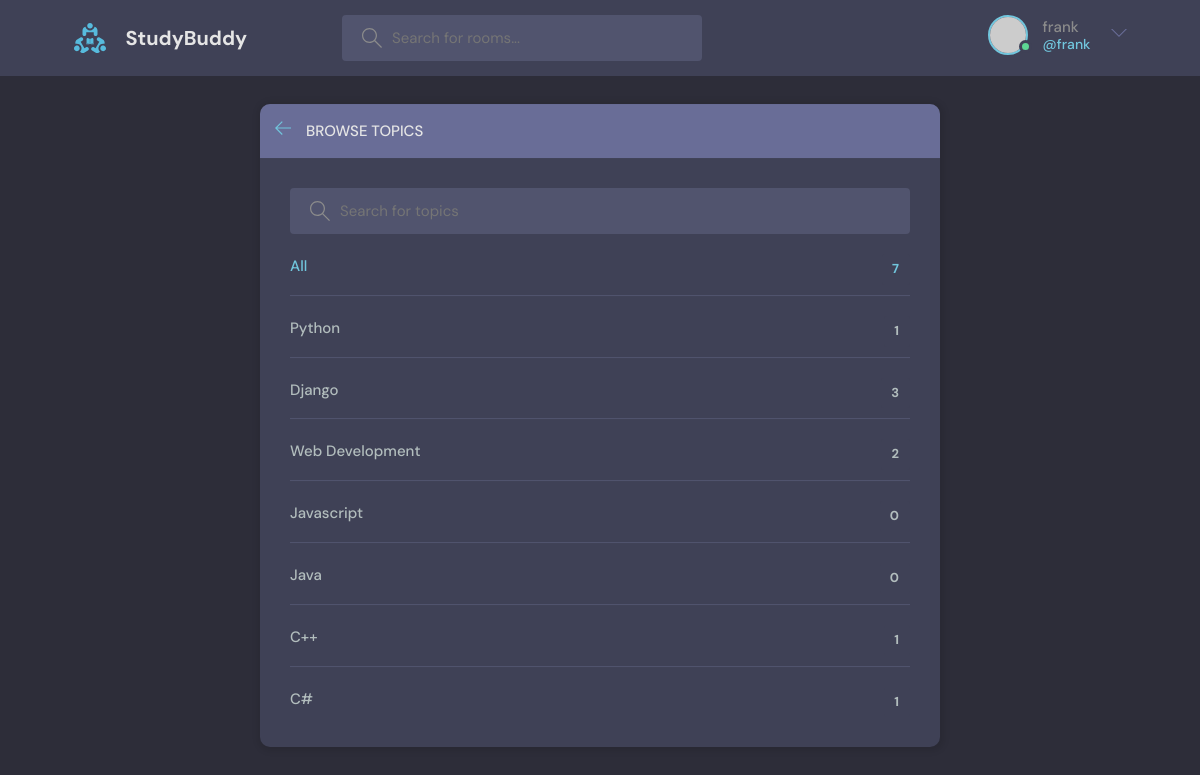
The app's page /topics/ (signed in) with its own data.
### base/models.py (models this page shows, shortened)
class Topic(models.Model):
    name = models.CharField(max_length=200)

### base/views.py (the view)
# urls.py: path('topics/', views.topicsPage, name="topics"),
def topicsPage(request):
    q = request.GET.get('q') if request.GET.get('q') != None else ''
    topics = Topic.objects.filter(name__icontains=q)
    return render(request, 'base/topics.html', {'topics': topics})

### base/templates/base/topics.html (shortened to what this page needs)
{% extends 'main.html' %}
{% block content %}
<main class="create-room layout">
  <div class="container">
    <div class="layout__box">
      <div class="layout__boxHeader">
        <div class="layout__boxTitle">
          <a href="{% url 'home' %}">
            <svg version="1.1" xmlns="http://www.w3.org/2000/svg" width="32" height="32" viewBox="0 0 32 32">
              <title>arrow-left</title>
              <path
                d="M13.723 2.286l-13.723 13.714 13.719 13.714 1.616-1.611-10.96-10.96h27.625v-2.286h-27.625l10.965-10.965-1.616-1.607z">
              </path>
            </svg>
          </a>
          <h3>Browse Topics</h3>
        </div>
      </div>
      <div class="topics-page layout__body">
        <form action="" method="GET" class="header__search">
          <label>
            <input name="q" placeholder="Search for topics" />
          </label>
        </form>
        <ul class="topics__list">
          <li>
            <a href="{% url 'topics' %}" class="active">All <span>{{topics.count}}</span></a>
          </li>
          {% for topic in topics %}
          <li>
            <a href="{% url 'home' %}?q={{topic.name}}">{{topic.name}}<span>{{topic.room_set.all.count}}</span></a>
          </li>
          {% endfor %}
        </ul>
      </div>
    </div>
  </div>
</main>
{% endblock %}

### templates/navbar.html (shortened to what this page needs)
{% load static %}
<header class="header header--loggedIn">
    <div class="container">
      <a href="{% url 'home' %}" class="header__logo">
        <img src="{% static 'images/logo.svg' %}" />
        <h1>StudyBuddy</h1>
      </a>
      <form class="header__search" method="GET" action="{% url 'home' %}">
        <label>
          <input name="q" placeholder="Search for rooms..." />
        </label>
      </form>
      <nav class="header__menu">
        {% if request.user.is_authenticated %}
        <div class="header__user">
          <a href="{% url 'user-profile' request.user.id %}">
            <div class="avatar avatar--medium active">
              <img src="https://randomuser.me/api/portraits/men/37.jpg" />
            </div>
            <p>{{request.user.username}} <span>@{{request.user.username}}</span></p>
          </a>
          <button class="dropdown-button">
            <svg version="1.1" xmlns="http://www.w3.org/2000/svg" width="32" height="32" viewBox="0 0 32 32">
              <title>chevron-down</title>
              <path d="M16 21l-13-13h-3l16 16 16-16h-3l-13 13z"></path>
            </svg>
          </button>
        </div>
        {% else %}
        <a href="{% url 'login' %}">
            <img src="{% static 'images/avatar.svg' %}" />
            <p>Login</p>
          </a>
        {% endif %}
      </nav>
    </div>
  </header>

### static/styles/style.css (style rules this page uses)
:root { --color-main: #71c6dd; --color-main-light: #e1f6fb; --color-dark: #3f4156; --color-dark-medium: #51546e; --color-dark-light: #696d97; --color-light: #e5e5e5; --color-gray: #8b8b8b; --color-light-gray: #b2bdbd; --color-bg: #2d2d39; --color-success: #5dd693; --color-error: #fc4b0b; }
* { font-family: "DM Sans", -apple-system, BlinkMacSystemFont, "Segoe UI", Roboto, Oxygen, Ubuntu, Cantarell, "Open Sans", "Helvetica Neue", sans-serif; margin: 0; padding: 0; box-sizing: border-box; text-rendering: optimizeLegibility; font-size: inherit; }
html { font-size: 56.25%; }
@media only screen and (min-width: 1200px) { html { font-size: 62.5%; } }
body { line-height: 1.6; font-weight: 400; font-size: 1.5rem; color: var(--color-light-gray); background-color: var(--color-bg); min-height: 100vh; }
img { width: 100%; }
a { display: inline-block; color: var(--color-main); text-decoration: none; }
.container { max-width: 120rem; width: 90%; margin: auto; }
.avatar { position: relative; display: inline-block; border-radius: 50%; border: 2px solid var(--color-main); }
.avatar img { display: block; border-radius: 50%; object-fit: cover; object-position: center; }
.avatar::after { content: ""; display: block; position: absolute; background-color: var(--color-gray); z-index: 111; border-radius: 50%; border: 0.3rem solid var(--color-dark); }
.avatar.active::after { background-color: var(--color-success); }
.avatar.avatar--medium img { width: 3.6rem; height: 3.6rem; border-radius: 50%; }
.avatar.avatar--medium:after { width: 0.7rem; height: 0.7rem; bottom: 0px; right: -6px; }
.header { padding: 1.5rem; background-color: var(--color-dark); }
.header > .container { display: flex; gap: 9.5rem; }
.header__logo, .header__user { display: flex; gap: 2rem; align-items: center; }
.header__logo > img { height: 3.2rem; width: 3.2rem; }
.header__logo > h1 { font-weight: 700; font-size: 2rem; color: var(--color-light); }
.header__search > label { background-color: var(--color-dark-medium); padding: 1.3rem 1rem; display: flex; align-items: center; gap: 1rem; border-radius: 4px; }
.header__search svg { fill: var(--color-gray); width: 2rem; height: 2rem; margin-left: 1rem; }
.header__search input { width: 30rem; background: transparent; border: none; outline: none; color: var(--color-light); }
.header__menu { margin-left: auto; position: relative; }
.header__menu a { display: flex; gap: 1.5rem; align-items: center; font-weight: 500; text-decoration: none; color: var(--color-gray); }
.header__menu img { height: 3.6rem; }
.header__menu p { line-height: 1.2; }
.header__menu span { color: var(--color-main); font-weight: 500; font-size: 1.4rem; display: block; }
.header__menu svg { width: 1.6rem; height: 1.6rem; fill: var(--color-dark-light); }
.dropdown-button { background: transparent; border: 0; outline: 0; cursor: pointer; }
.layout { margin-top: 2.4rem; }
.layout > .container { display: flex; justify-content: space-between; align-items: flex-start; }
.layout__box { width: 90%; max-width: 48rem; min-height: 40rem; position: absolute; top: 50%; left: 50%; transform: translate(-50%, -46%); background-color: var(--color-dark); border-radius: 1rem; box-shadow: 1px 1px 6px 3px rgba(0, 0, 0, 0.1); overflow: hidden; }
.layout__boxHeader { display: flex; padding: 1.5rem; background-color: var(--color-dark-light); }
.layout__boxTitle { display: flex; gap: 1.5rem; align-items: center; }
.layout__boxTitle h3 { text-transform: uppercase; font-weight: 500; color: var(--color-light); }
.layout__boxTitle svg { width: 1.6rem; height: 1.6rem; fill: var(--color-main); }
.layout__body { margin: 3rem; }
.topics__list { list-style: none; }
.topics__list li a { display: flex; justify-content: space-between; margin-bottom: 3rem; font-weight: 500; color: var(--color-light-gray); transition: all 0.3s ease-in-out; }
.topics__list li a.active, .topics__list li a:hover { color: var(--color-main); }
.topics__list li a span { padding: 0.5rem 1rem; background-color: var(--color-dark); border-radius: 3px; font-size: 1.3rem; font-weight: 700; letter-spacing: 1px; }
.topics-page .topics__list li:not(:last-child) a { margin: 2rem 0; padding-bottom: 1rem; text-decoration: none; border-bottom: 1px solid var(--color-dark-medium); }
.topics-page .header__search { display: block; }
.create-room.layout .layout__box { max-width: 68rem; }

### records on screen
Topic: name "Python", room_set.all.count "1"
Topic: name "Django", room_set.all.count "3"
Topic: name "Web Development", room_set.all.count "2"
Topic: name "Javascript", room_set.all.count "0"
Topic: name "Java", room_set.all.count "0"
Topic: name "C++", room_set.all.count "1"
Topic: name "C#", room_set.all.count "1"

### other values on screen
{{ request.user.username }} "frank"
{{ topics.count }} "7"
